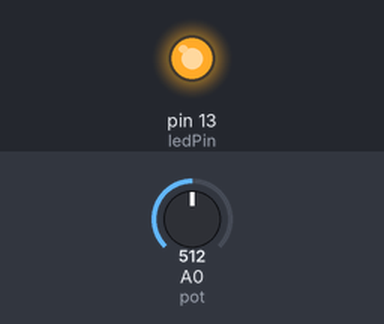
A sketch run on a simulated Arduino Uno, built with avr-gcc and run on an emulated ATmega328P. On the bench: output pins drawn as LEDs (lit = HIGH). Inputs (shaded band) come from the test bench; at power-on: A0 (pot) = 512.

Above: at 1.2 s.
1.3 s: A0 (pot) set to 489
At 2.3 s:
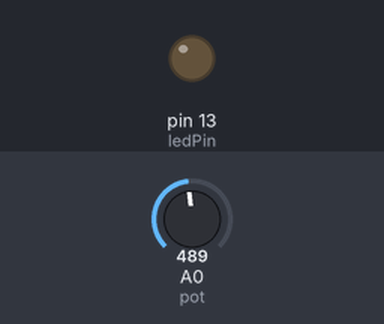
2.8 s: A0 (pot) set to 510
At 3.5 s:
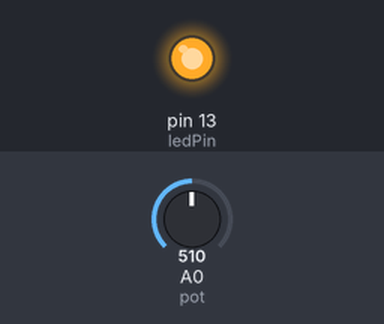
4.3 s: A0 (pot) set to 490
At 4.6 s:
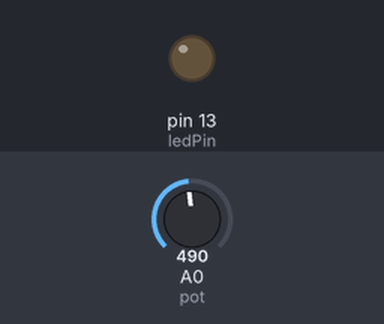
Timing chart, 0 to 7.3 s (numbered marks = the images above; inputs shaded):
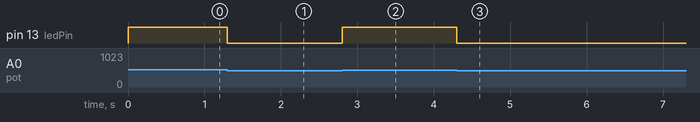

The sketch:

Led_potentiometer.ino
```cpp
int ledPin = 13;
int pot = 0; // sets potentiometer to A0


void setup() {
  // put your setup code here, to run once:
  pinMode(ledPin,OUTPUT);

}

void loop() {
  // put your main code here, to run repeatedly:
  int a = analogRead(pot);
  if(a > 500){
    digitalWrite(ledPin,HIGH);
  }
  else{
    digitalWrite(ledPin,LOW);
  }

}
```

Measured:
- the behaviour switches between 501 and 500 on A0 (pot) (found by bisection; images 0 and 1)
- after the input at 1.3 s, pin 13 (ledPin): HIGH → LOW at once
- after the input at 2.8 s, pin 13 (ledPin): LOW → HIGH at once
- after the input at 4.3 s, pin 13 (ledPin): HIGH → LOW at once
